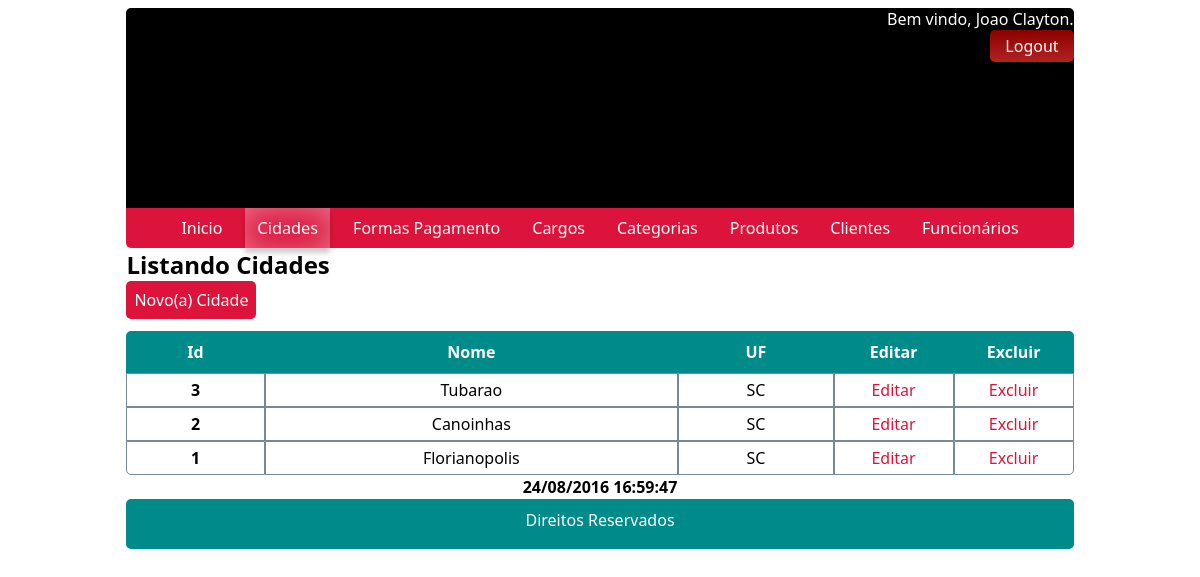
The page /?pagina=cidades_listar (signed in) on the database its author committed.
### tables this page shows
CREATE TABLE IF NOT EXISTS cidades (
	id   INT(11)     NOT NULL AUTO_INCREMENT,
	nome VARCHAR(45) NOT NULL,
	uf   CHAR(2)     NOT NULL,
	PRIMARY KEY (id)
);

### modulos/cidades/listar.php (the view)
<?php
	$sql = "SELECT id, nome, uf FROM cidades ORDER BY id DESC";
	$res = mysqli_query($con, $sql) or die( mysqli_error($con) );
	include "voltar.php"
?>
<table class="listagem" cellspacing="0">
	<thead>
		<tr>
			<th>Id</th>
			<th>Nome</th>
			<th>UF</th>
			<th width="100px">Editar</th>
			<th width="100px">Excluir</th>
		</tr>
	</thead>
	<tbody>
		<?php while($linha=mysqli_fetch_array($res)){ ?>
			<tr>
				<td><b> <?php echo $linha['id']; ?> </b></td>
				<td><?php echo $linha['nome']; ?></td>
				<td><?php echo $linha['uf']; ?></td>
				<?php include "botoes_listar.php"?>
			</tr>
		<?php } ?>
	</tbody>
	<tfoot>
		<tr>
			<th colspan="5"><?php echo date('d/m/Y H:i:s'); ?></th>
		</tr>
	</tfoot>
</table>

### botoes_listar.php
<td class="cellE">
	<a href="?pagina=<?= $tipo ?>_editar&id=<?= $linha['id'] ?>">Editar</a>
</td>
<td class="cellD">
	<?php
		if ($tipo == "funcionarios" && $_SESSION['id'] == $linha['id'])
			echo "<a style='cursor: not-allowed !important;'>Excluir</a>";
		else
			echo "<a href='?pagina={$tipo}_excluir&id={$linha['id']}'>Excluir</a>";
	?>
</td>

### css/estilo.css (style rules this page uses)
.listagem { margin-top: 12px; width: 100%; }
.listagem thead tr th { padding: 10px; background: darkcyan; color: white; font-style: normal; }
.listagem thead tr th:first-child { border-top-left-radius: 5px; }
.listagem thead tr th:last-child { border-top-right-radius: 5px; }
.listagem tbody tr td { border: 1px solid lightslategray; text-align: center; padding: 5px; }
.listagem tbody tr:last-child td:first-child { border-bottom-left-radius: 5px; }
.listagem tbody tr:last-child td:last-child { border-bottom-right-radius: 5px; }
.listagem tbody a { text-decoration: none; color: crimson; }
.listagem a { width: 100%; }
.cellE { background: white; transition: 3s; }

### rows shown on the page
cidades: id "3", nome "Tubarao", uf "SC"
cidades: id "2", nome "Canoinhas", uf "SC"
cidades: id "1", nome "Florianopolis", uf "SC"

### other values the page prints
$_SESSION['usuar'] "Joao Clayton"
substr($sufx, 0, strlen($sufx) - 1) "Lista"
substr(ucfirst($tipo), 0, strlen($tipo) - 1) "Cidade"
